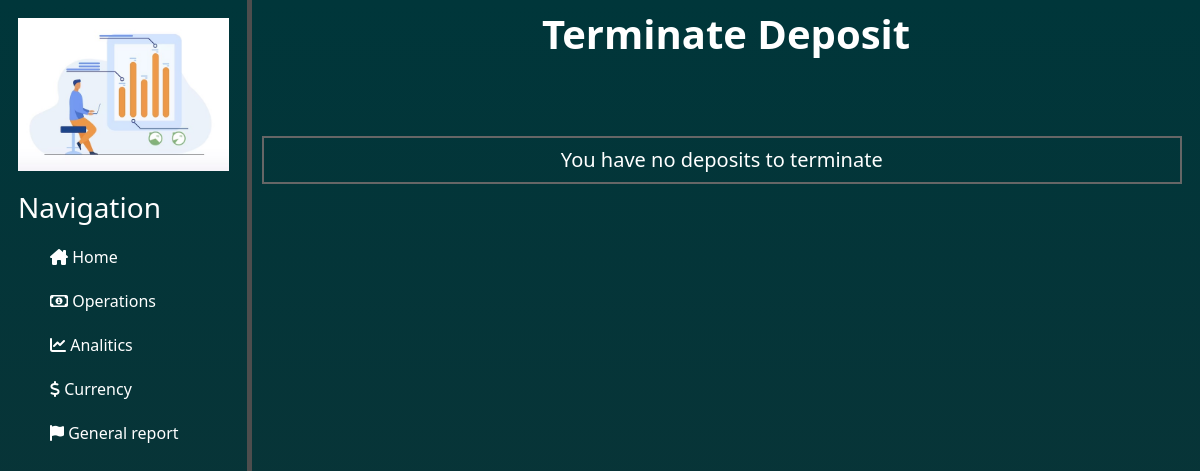
Page /deposits/terminate_deposits on the earlier database version.
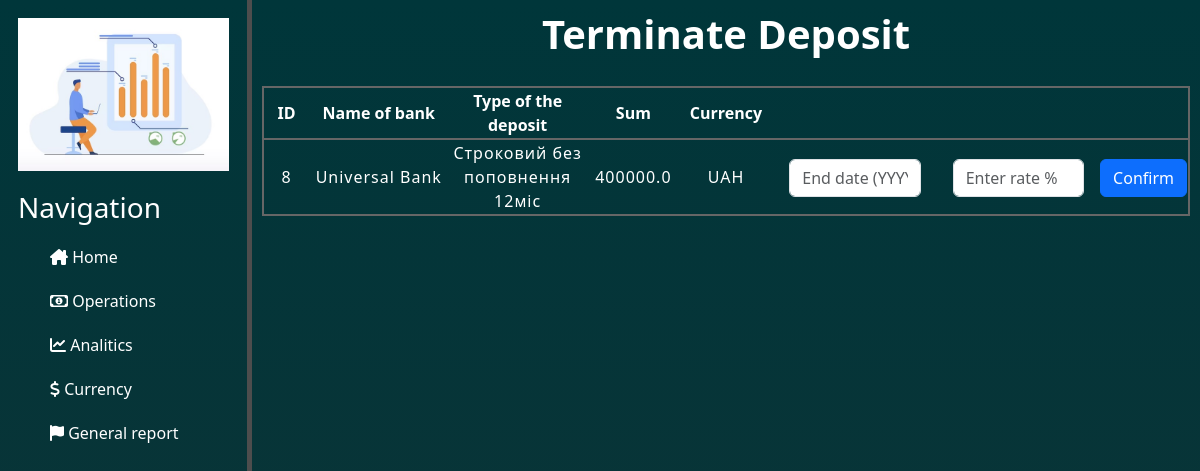
Same page on the later database version.
### deposits/models.py (models this page shows)
class Deposits(BaseTableForProducts):
    class Meta:
        db_table = 'deposits'
    bank = models.CharField(max_length=30)  # Назва банку
    add_deposit = models.CharField(null=False, blank=False, max_length=30, choices=select_confirm)
    auto_capitalization = models.IntegerField(null=False, blank=False, choices=select_auto_capitalization)
    terminate_deposit = models.CharField(null=False, blank=False, max_length=30, choices=select_confirm)

### deposits/views.py (the view, shortened to what this page needs)
# urls.py: path('terminate_deposits', views.terminate_deposits, name='terminate_deposits'),
def terminate_deposits(request):
    error = ''
    successful_operation = ''
    deposits_to_terminate = Deposits.objects.filter(end_date__gt=date.today(), terminate_deposit="apply")
    return render (request, 'deposits/terminate_deposits.html', {'deposits_to_terminate': deposits_to_terminate,
                                                                 'error': error,
                                                                 'successful_operation': successful_operation})

### deposits/templates/deposits/terminate_deposits.html (shortened to what this page needs)
{% extends 'main/layout.html' %}
{% block content %}
    <div class="main_div_add_to_deposit">
        <div class="title">
            <h1><b> Terminate Deposit </b></h1>
        </div>
        {% if deposits_to_terminate %}
            <div class="block_information_about_deposits">
                    <table class="table_deposits_to_add">
                        <tr>
                            <th scope="col">ID </th>
                            <th scope="col">Name of bank</th>
                            <th scope="col">Type of the deposit</th>
                            <th>Sum </th>
                            <th>Currency</th>
                            <th></th>
                        </tr>
                        {% for el in deposits_to_terminate %}
                            <tr>
                                <td>{{ el.id }} </td>
                                <td>{{ el.bank }}</td>
                                <td>{{ el.name }}</td>
                                <td>{{ el.sum }} </td>
                                <td>{{ el.currency }} </td>
                                <td>
                                    <form class="form_for_add_to_deposit" action="{% url 'terminate_deposits' %}?id={{ el.id }}" method="POST">
                                        <div class="form-group mx-sm-3 mb-2">
                                            <input class="form-control" name="terminate_date" placeholder="End date (YYYY-MM-DD)">
                                        </div>
                                        <div class="form-group mx-sm-3 mb-2">
                                            <input class="form-control" name="terminate_rate" placeholder="Enter rate %">
                                        </div>
                                        <button type="submit" class="btn btn-primary mb-2">Confirm </button>
                                    </form>
                                </td>
                            </tr>
                        {% endfor %}
                    </table>
            </div>
            {% if successful_operation %}
                <div class="successful_operation">
                    <h5>{{ successful_operation }}</h5>
                </div>
            {% else %}
                <div class="error_add_to_deposit">
                </div>
            {% endif %}
        {% else %}
            <div class="block_empty_deposits">
                <h5> You have no deposits to terminate </h5>
            </div>
        {% endif %}
    </div>
{% endblock %}

Differences in the rows shown:
added Deposits: id "8", bank "Universal Bank", name "Строковий без поповнення 12міс", sum "400000.0", currency "UAH"
Other differences:
text no longer shown: "You have no deposits to terminate"
text now shown: "ID Name of bank Type of the deposit Sum Currency"
